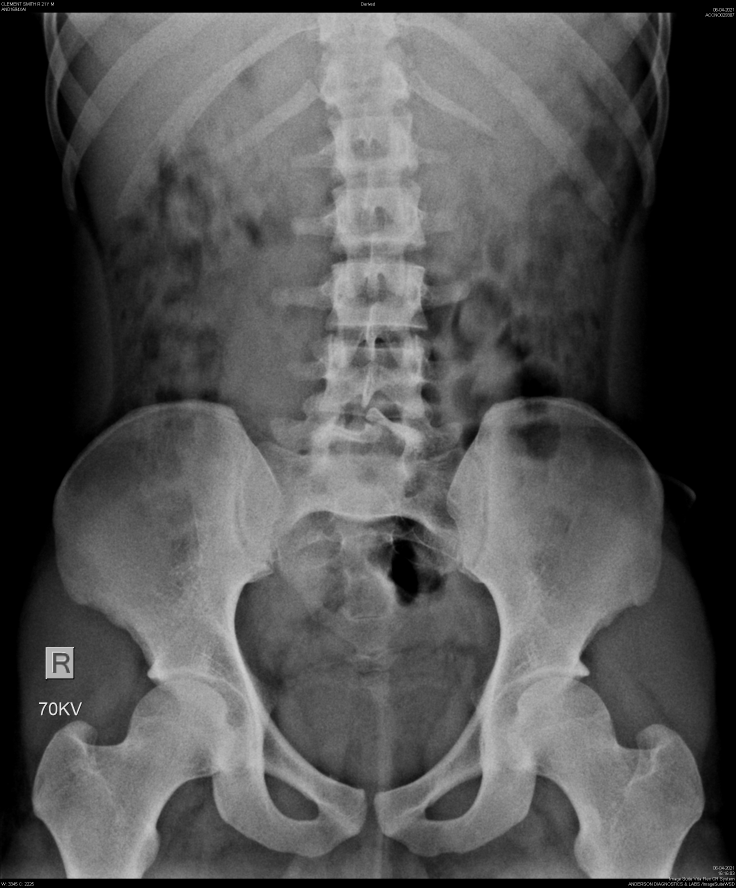
#> input picture X-Rays/70KV.jpg, 2208 x 2664 px (shown at 1/3 size)
$ jupyter execute 70-90-bmd-computation.ipynb
#> lines starting #> are read from the running program, lines starting #| are printed output that depends on the picture
[cell 1]
from PIL import Image
import numpy as np
import skimage.measure
import math
from matplotlib import pyplot as plt

[cell 2]
low_image = Image.open("X-Rays/70KV.jpg")
#> low_image is the input picture: PIL image 2208x2664 RGB; min 0, max 255, mean 82.7
plt.imshow(low_image)

## EXTRACTING THE REGION OF INTEREST

[cell 3]
left = 1000
top = 500
right = 1050
bottom = 550
low_cropped_img = low_image.crop((left,top,right,bottom))
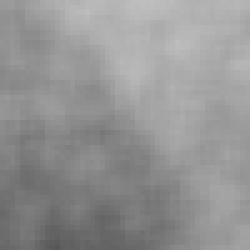
#> low_cropped_img: PIL image 50x50 RGB (shown 5 times larger); min 87, max 190, mean 147.9
# low_cropped_img.show()
plt.imshow(low_cropped_img)

[cell 4]
np.unique(low_cropped_img)
#> Out = 100 values from 87 to 190

## WIDTH AND HEIGHT OF ROI REGION

[cell 5]
w1,h1 = low_cropped_img.size
#> w1 = 50; h1 = 50
w1,h1
#> Out = (50, 50)

### FINDING THE SUM OF PIXEL VALUES

[cell 6]
i_d = np.sum(low_cropped_img)
#> i_d = 1109205
i_d
#> Out = 1109205

### CALIBRATION FACTOR

[cell 7]
width,i_h = low_image.size
#> width = 2208; i_h = 2664
w,r_h = low_cropped_img.size
#> w = 50; r_h = 50
c_f = i_h/r_h
#> c_f = 53.28
c_f
#> Out = 53.28

### FINDING BONE MINERAL CONTENT

[cell 8]
bone_mineral_content = (i_d * 1.073)/c_f
#> bone_mineral_content = 22338.2
bone_mineral_content
#> Out = 22338.2

### FINDING DIAGONAL OF ROI

[cell 9]
diagonal = math.sqrt(pow(w1,2)+pow(h1,2))
#> diagonal = 70.71

[cell 10]
a = 3.14*(pow(diagonal/2,2))
#> a = 3925

[cell 11]
a
#> Out = 3925

[cell 12]
entropy = skimage.measure.shannon_entropy(low_cropped_img)
#> entropy = 6.39

[cell 13]
entropy
#> Out = 6.39

### FINDING VOLUME OF ROI

[cell 14]
volume_of_roi = a*entropy
#> volume_of_roi = 25069.5

[cell 15]
volume_of_roi
#> Out = 25069.5

[cell 16]
bone_mineral_density = bone_mineral_content/volume_of_roi
#> bone_mineral_density = 0.891

[cell 17]
bone_mineral_density
#> Out = 0.891

### 2nd region

[cell 18]
left = 1000
top = 1000
right = 1050
bottom = 1040
mid_cropped_img = low_image.crop((left,top,right,bottom))
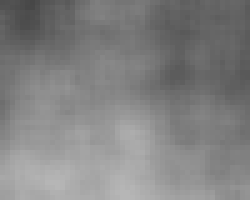
#> mid_cropped_img: PIL image 50x40 RGB (shown 5 times larger); min 71, max 182, mean 129.9
# mid_cropped_img.show()
plt.imshow(mid_cropped_img)

[cell 19]
np.unique(mid_cropped_img)
#> Out = 110 values from 71 to 182

[cell 20]
w2,h2 = mid_cropped_img.size
#> w2 = 50; h2 = 40
w2,h2

[cell 21]
mid_i_d = np.sum(mid_cropped_img)
#> mid_i_d = 779406
mid_i_d
#> Out = 779406

[cell 22]
width,i_h = low_image.size
w,r_h = mid_cropped_img.size
c_f = i_h/r_h
c_f,i_h,r_h

[cell 23]
mid_n = (mid_i_d * 1.073)/c_f
#> mid_n = 12557.1
mid_n
#> Out = 12557.1

[cell 24]
diagonal = math.sqrt(pow(w2,2)+pow(h2,2))
a = 3.14*(pow(diagonal/2,2))
a

[cell 25]
mid_entropy = skimage.measure.shannon_entropy(mid_cropped_img)
#> mid_entropy = 6.54

[cell 26]
mid_entropy
#> Out = 6.54

[cell 27]
mid_volume_of_roi = a*mid_entropy
#> mid_volume_of_roi = 21044.1

[cell 28]
mid_bone_mineral_density = mid_n/mid_volume_of_roi
#> mid_bone_mineral_density = 0.597
mid_bone_mineral_density
#> Out = 0.597

# 3rd region

[cell 29]
left = 1000
top = 1000
right = 1050
bottom = 1050
high_cropped_img = low_image.crop((left,top,right,bottom))
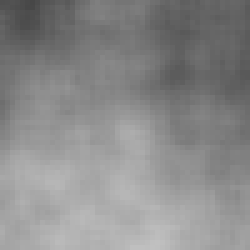
#> high_cropped_img: PIL image 50x50 RGB (shown 5 times larger); min 71, max 192, mean 138.1
plt.imshow(high_cropped_img)

[cell 30]
np.unique(high_cropped_img)
#> Out = 120 values from 71 to 192

[cell 31]
w,h = high_cropped_img.size
w,h

[cell 32]
high_i_d = np.sum(high_cropped_img)
#> high_i_d = 1035831
high_i_d
#> Out = 1035831

[cell 33]
width,i_h = low_image.size
w,r_h = high_cropped_img.size
c_f = i_h/r_h
c_f,i_h,r_h

[cell 34]
high_n = (high_i_d * 1.073)/c_f
#> high_n = 20860.5
high_n
#> Out = 20860.5

[cell 35]
area = math.sqrt(pow(w,2)+pow(h,2))
a = 3.14*(pow(area/2,2))
a

[cell 36]
high_entropy = skimage.measure.shannon_entropy(high_cropped_img)
#> high_entropy = 6.63

[cell 37]
high_entropy
#> Out = 6.63

[cell 38]
high_volume_of_roi = a*high_entropy
#> high_volume_of_roi = 26017.9

[cell 39]
high_bone_mineral_density = high_n/high_volume_of_roi
#> high_bone_mineral_density = 0.802
high_bone_mineral_density
#> Out = 0.802

[cell 40]
bmd = (bone_mineral_density + mid_bone_mineral_density + high_bone_mineral_density)/3
#> bmd = 0.763

[cell 41]
bmd
#> Out = 0.763
